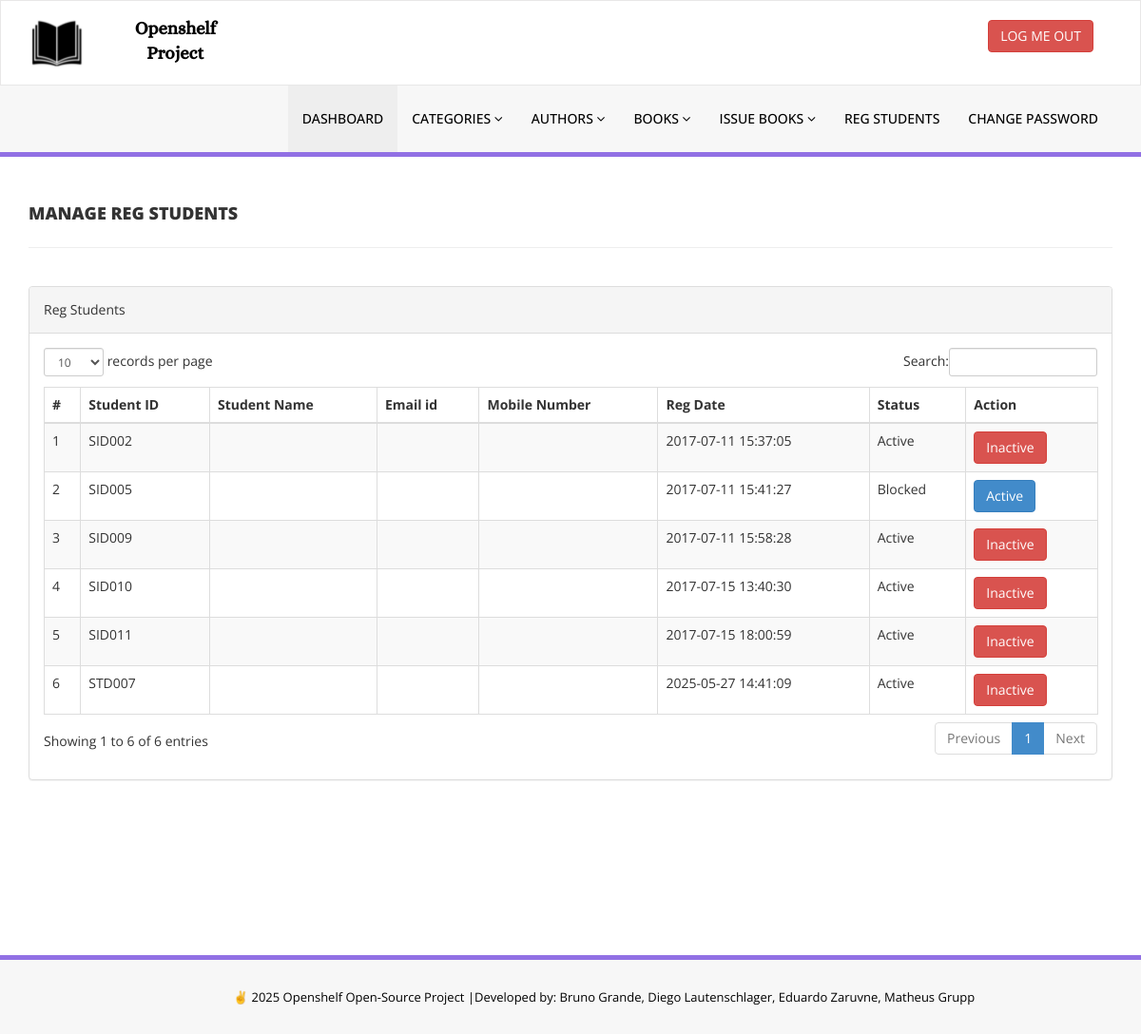
Before: /Projeto_Web/site/library/admin/reg-students.php (signed in) with the older database file.
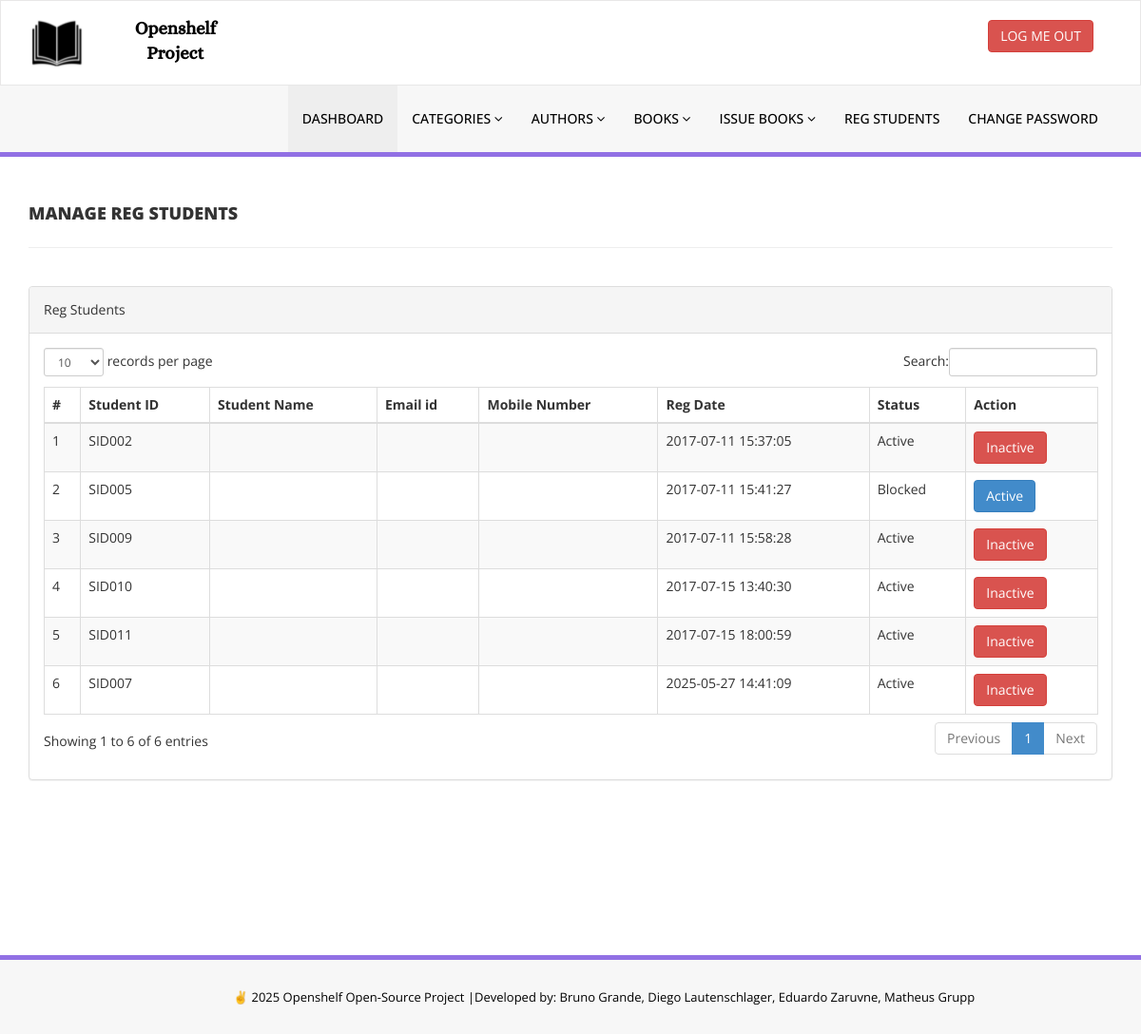
After: the same page with the newer database file.
### tables this page shows
CREATE TABLE tblstudents (
  id INT AUTO_INCREMENT PRIMARY KEY,
  StudentId VARCHAR(100) UNIQUE,
  FullName VARCHAR(120),
  EmailId VARCHAR(120),
  MobileNumber CHAR(11),
  Password VARCHAR(120),
  Status INT,
  RegDate TIMESTAMP NULL DEFAULT CURRENT_TIMESTAMP,
  UpdationDate TIMESTAMP DEFAULT CURRENT_TIMESTAMP ON UPDATE CURRENT_TIMESTAMP
);

### Projeto_Web/site/library/admin/reg-students.php (the view, shortened to what the changed rows need)
<?php
include '../includes/config.php';
if (strlen($_SESSION['alogin']) == 0) {
    header('location:index.php');
} else {
    ?>
    <!DOCTYPE html>
    <html xmlns="http://www.w3.org/1999/xhtml">
    <head>
        <link href="assets/css/bootstrap.css" rel="stylesheet" />
        <link href="assets/css/font-awesome.css" rel="stylesheet" />
        <link href="assets/js/dataTables/dataTables.bootstrap.css" rel="stylesheet" />
        <link href="assets/css/style.css" rel="stylesheet" />
    </head>
    <body>
        <div class="content-wrapper">
            <div class="container">
                <div class="row">
                    <div class="col-md-12">
                        <div class="panel panel-default">
                            <div class="panel-body">
                                <div class="table-responsive">
                                    <table class="table table-striped table-bordered table-hover" id="dataTables-example">
                                        <thead>
                                            <tr>
                                                <th>#</th>
                                                <th>Student ID</th>
                                                <th>Student Name</th>
                                                <th>Email id </th>
                                                <th>Mobile Number</th>
                                                <th>Reg Date</th>
                                                <th>Status</th>
                                                <th>Action</th>
                                            </tr>
                                        </thead>
                                        <tbody>
                                            <?php $sql = "SELECT id, StudentId, CAST(AES_DECRYPT(UNHEX(FullName), 'devsecops') AS CHAR) AS FullName, CAST(AES_DECRYPT(UNHEX(EmailId), 'devsecops') AS CHAR) AS EmailId, CAST(AES_DECRYPT(UNHEX(MobileNumber), 'devsecops') AS CHAR) AS MobileNumber, RegDate, Status from tblstudents";
                                            $query = $dbh->prepare($sql);
                                            $query->execute();
                                            $results = $query->fetchAll(PDO::FETCH_OBJ);
                                            $cnt = 1;
                                            if ($query->rowCount() > 0) {
                                                foreach ($results as $result) { ?>
                                                    <tr class="odd gradeX">
                                                        <td class="center"><?php echo htmlentities($cnt); ?></td>
                                                        <td class="center"><?php echo htmlentities($result->StudentId); ?></td>
                                                        <td class="center"><?php echo htmlentities($result->FullName); ?></td>
                                                        <td class="center"><?php echo htmlentities($result->EmailId); ?></td>
                                                        <td class="center"><?php echo htmlentities($result->MobileNumber); ?></td>
                                                        <td class="center"><?php echo htmlentities($result->RegDate); ?></td>
                                                        <td class="center"><?php if ($result->Status == 1) {
                                                            echo htmlentities("Active");
                                                        } else {
                                                            echo htmlentities("Blocked");
                                                        }
                                                        ?></td>
                                                        <td class="center">
                                                            <?php if ($result->Status == 1) { ?>
                                                                <a href="reg-students.php?inid=<?php echo htmlentities($result->id); ?> "onclick="return confirm('Are you sure you want to block this student?');" >
                                                                    <button class="btn btn-danger"> Inactive</button>
                                                                <?php } else { ?>
                                                                    <a href="reg-students.php?id=<?php echo htmlentities($result->id); ?> "onclick="return confirm('Are you sure you want to active this student?');">
                                                                    <button class="btn btn-primary"> Active</button>
                                                                    <?php } ?>
                                                        </td>
                                                    </tr>
                                                    <?php $cnt = $cnt + 1;
                                                }
                                            } ?>
                                        </tbody>
                                    </table>
                                </div>
                            </div>
                        </div>
                    </div>
                </div>
            </div>
        </div>
    </body>
    </html>
<?php } ?>

Changed rows visible on the page:
changed tblstudents: StudentId "STD007" → "SID007"
